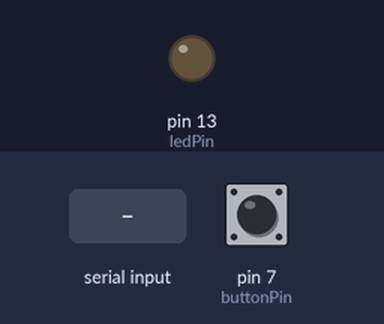
Recording of a sketch running on a simulated Arduino Uno, built with avr-gcc and run on an emulated ATmega328P. Parts: output pins drawn as LEDs (lit = HIGH). Inputs (shaded band) come from the test bench; at power-on: pin 7 (buttonPin) HIGH.

Above: at 1.2 s.
1.3 s: "LED_ON\n" received over Serial
At 1.7 s:
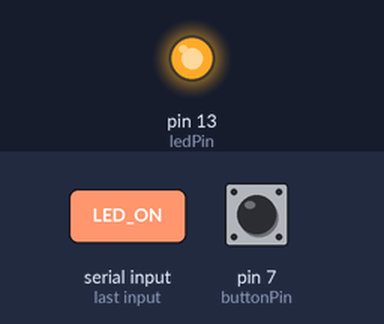
4.4 s: "LED_OFF\n" received over Serial
At 5.3 s:
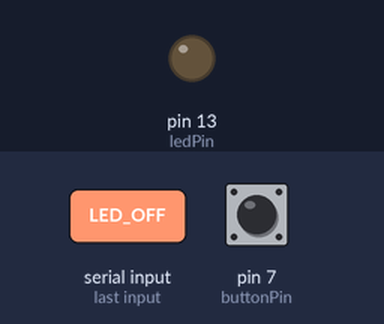
Timing chart, 0 to 7.4 s (numbered marks = the images above; inputs shaded):
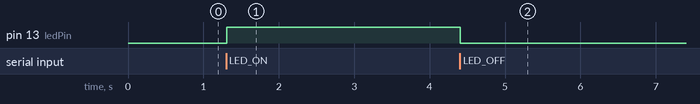

The sketch:

arduino.ino
```cpp
const int buttonPin = 7;
const int ledPin = 13;

int lastButtonState = HIGH;

void setup() {
  pinMode(buttonPin, INPUT_PULLUP);
  pinMode(ledPin, OUTPUT);

  Serial.begin(9600);
}

void loop() {
  // === Arduino Button -> Unity ===
  int buttonState = digitalRead(buttonPin);

  if (buttonState != lastButtonState) {
    lastButtonState = buttonState;

    if (buttonState == LOW) {
      Serial.println("JUMP_DOWN");
    } else {
      Serial.println("JUMP_UP");
    }
  }

 // === Unity -> Arduino LED ===
  if (Serial.available() > 0) {
    String command = Serial.readStringUntil('\n');
    command.trim();

    if (command == "LED_ON") {
      digitalWrite(ledPin, HIGH);
    }

    if (command == "LED_OFF") {
      digitalWrite(ledPin, LOW);
    }
  }


  delay(10);
}
```

Measured:
- after the input at 1.3 s, pin 13 (ledPin): LOW → HIGH at once
- after the input at 4.4 s, pin 13 (ledPin): HIGH → LOW at once
